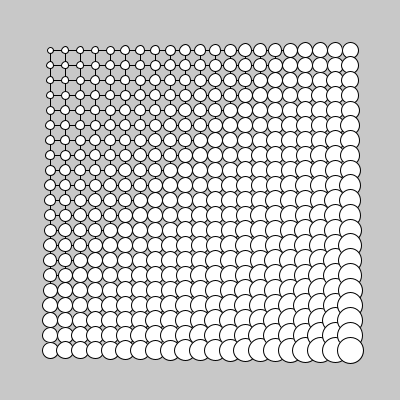
Frame 1 (no input)
Frame 60 (the mouse pressed at the canvas centre just before this capture): identical to frame 1, image omitted
Frame 120 (the mouse held since frame 60 and released just before this capture): identical to frame 1, image omitted

The Processing sketch that drew this single still picture (run headless with seeded random() and noise(); from frame 60 on, the mouse is pressed at the canvas centre):

// Processing sketch: basic_03C_loop_nested
// ── basic_03C_loop_nested.pde
/* Zhang Liqun@SJTU IDM
*/

// example of how to use a for loop.
// see comment below for more details

float rad,gray;

void setup() {
  size(400,400);  
}

void draw() {
  background(200);

  noFill();
  stroke(0);
  
  // draw grid of lines
  for(float i=0; i<21; i++) {
    // draw vertical lines
    line(i*15+50,50, i*15+50,350);

    // draw horizontal lines
    line(50,i*15+50, 350,i*15+50);
  }            
  
  // draw circles at each point on the grid
  // using one for loop nested inside another.
  
  fill(255);
  
  for(float i=0; i<21; i++) {
    for(float j=0; j<21; j++) {
      rad=(i+j)*0.5+6;
      
      ellipse(i*15+50,j*15+50, rad,rad);
    }
  }

}


/* 

  A for loop has the following structure:
  
  for(init; test; update) {
    statements
  }
  
  The following is a flowchart of how it a for
  loop is executed:
  
       init
         |
         v
   --> test -> false -> ---
  |      |                 |
  |      | true            |
  |      v                 |
  |    statements {}       |
  |      |                 |
  |      v                 |
  |    update              |
  |      |                 |
   ------                  |
                           |
         |-----------------
         |
         v       
         
*/
